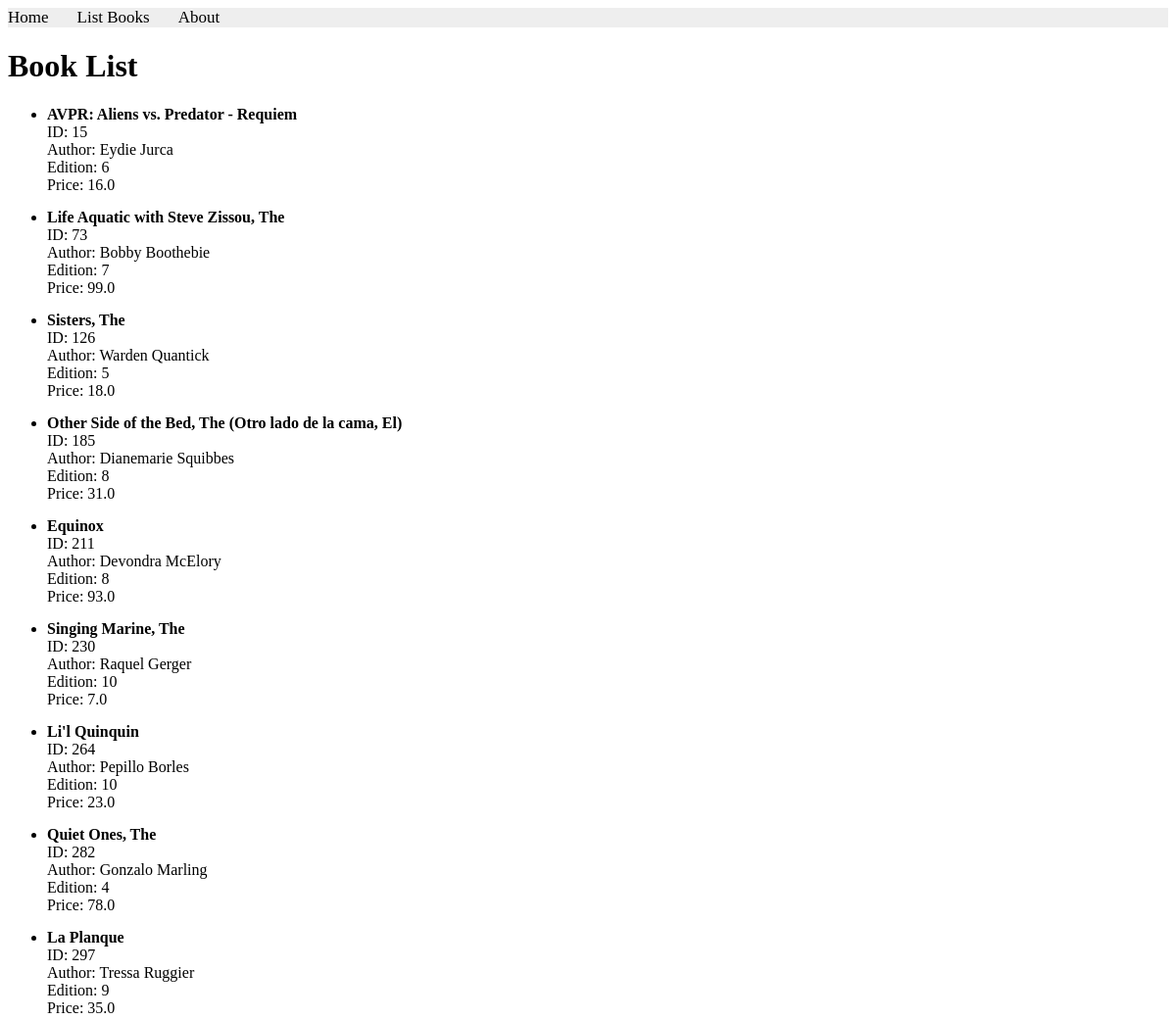
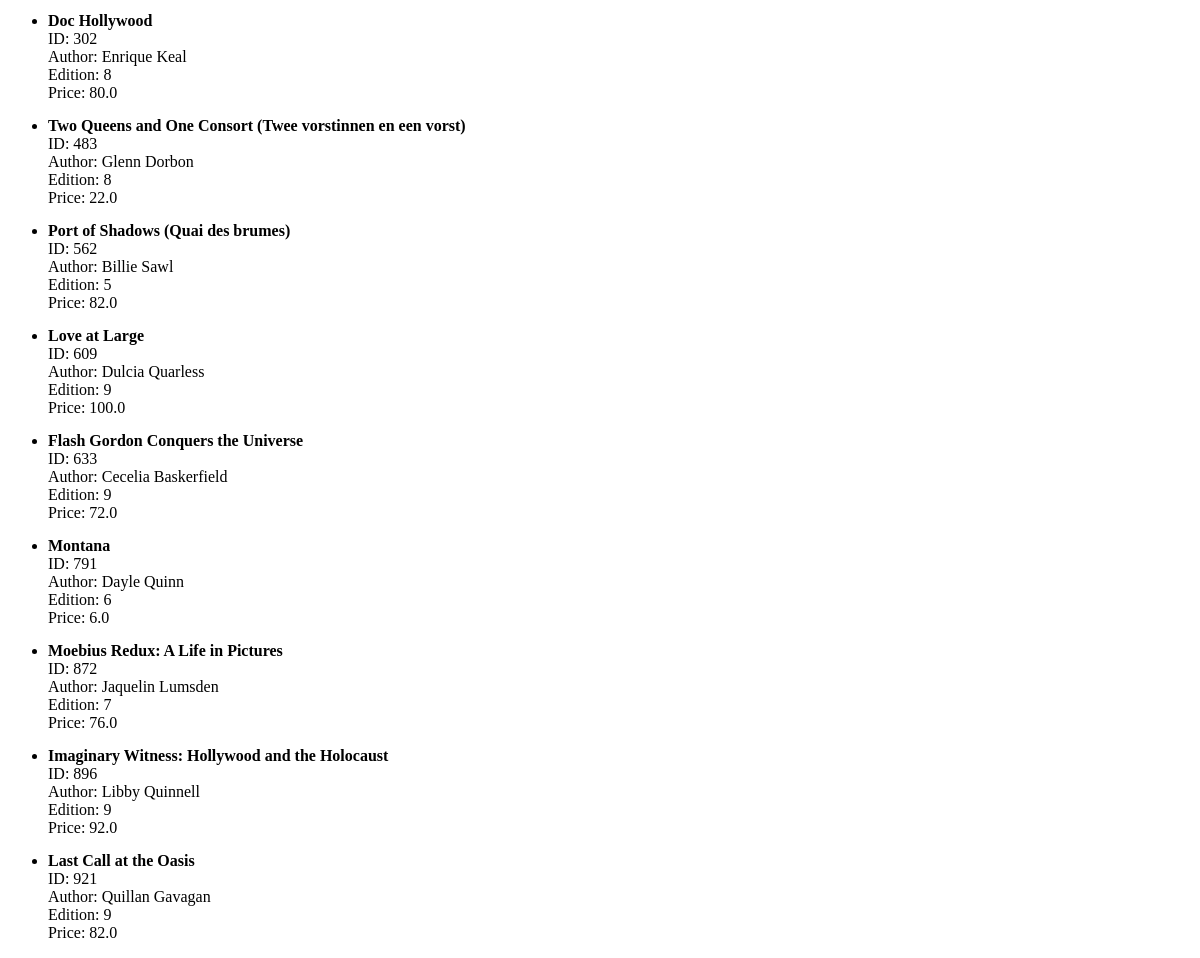
/books/lab8/task2, run on the app's committed database (2 pictures, top to bottom).
### apps/bookmodule/models.py (models this page shows)
class Book(models.Model):
    title = models.CharField(max_length = 50)
    author = models.CharField(max_length = 50)
    price = models.FloatField(default = 0.0)
    edition = models.SmallIntegerField(default = 1)

### apps/bookmodule/views.py (the view)
# urls.py: path('lab8/task2', views.task2),
def task2(request):
    books =  Book.objects.filter(Q(edition__gt = 2)&(Q(title__contains = 'qu') | Q(author__contains = 'qu')) )
    return render(request, 'bookmodule/bookList.html', {'books':books})

### apps/templates/bookmodule/bookList.html (shortened to what this page needs)
{% extends "bookmodule/layouts/base.html" %}
{% block content %}
<h1>Book List</h1>
    {% if books %}
        <ul>
            {% for book in books %}
                <li>
                    <strong>{{ book.title }}</strong><br>
                    ID: {{ book.id }}<br>
                    Author: {{ book.author }}<br>
                    Edition: {{ book.edition }}<br>
                    Price: {{ book.price }}<br>
                </li>
            {% endfor %}
        </ul>
    {% else %}
        <p>No books found matching your criteria.</p>
    {% endif %}
{% endblock content %}

### data on the page
Book: title "AVPR: Aliens vs. Predator - Requiem", id "15", author "Eydie Jurca", edition "6", price "16.0"
Book: title "Life Aquatic with Steve Zissou, The", id "73", author "Bobby Boothebie", edition "7", price "99.0"
Book: title "Sisters, The", id "126", author "Warden Quantick", edition "5", price "18.0"
Book: title "Other Side of the Bed, The (Otro lado de la cama, El)", id "185", author "Dianemarie Squibbes", edition "8", price "31.0"
Book: title "Equinox", id "211", author "Devondra McElory", edition "8", price "93.0"
Book: title "Singing Marine, The", id "230", author "Raquel Gerger", edition "10", price "7.0"
Book: title "Li'l Quinquin", id "264", author "Pepillo Borles", edition "10", price "23.0"
Book: title "Quiet Ones, The", id "282", author "Gonzalo Marling", edition "4", price "78.0"
Book: title "La Planque", id "297", author "Tressa Ruggier", edition "9", price "35.0"
Book: title "Doc Hollywood", id "302", author "Enrique Keal", edition "8", price "80.0"
Book: title "Two Queens and One Consort (Twee vorstinnen en een vorst)", id "483", author "Glenn Dorbon", edition "8", price "22.0"
Book: title "Port of Shadows (Quai des brumes)", id "562", author "Billie Sawl", edition "5", price "82.0"
Book: title "Love at Large", id "609", author "Dulcia Quarless", edition "9", price "100.0"
Book: title "Flash Gordon Conquers the Universe", id "633", author "Cecelia Baskerfield", edition "9", price "72.0"
Book: title "Montana", id "791", author "Dayle Quinn", edition "6", price "6.0"
Book: title "Moebius Redux: A Life in Pictures", id "872", author "Jaquelin Lumsden", edition "7", price "76.0"
Book: title "Imaginary Witness: Hollywood and the Holocaust", id "896", author "Libby Quinnell", edition "9", price "92.0"
Book: title "Last Call at the Oasis", id "921", author "Quillan Gavagan", edition "9", price "82.0"
